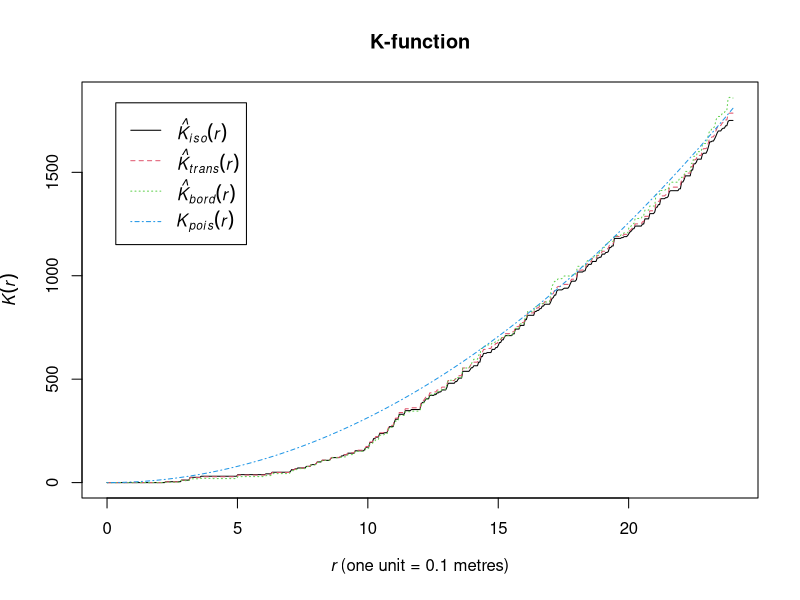
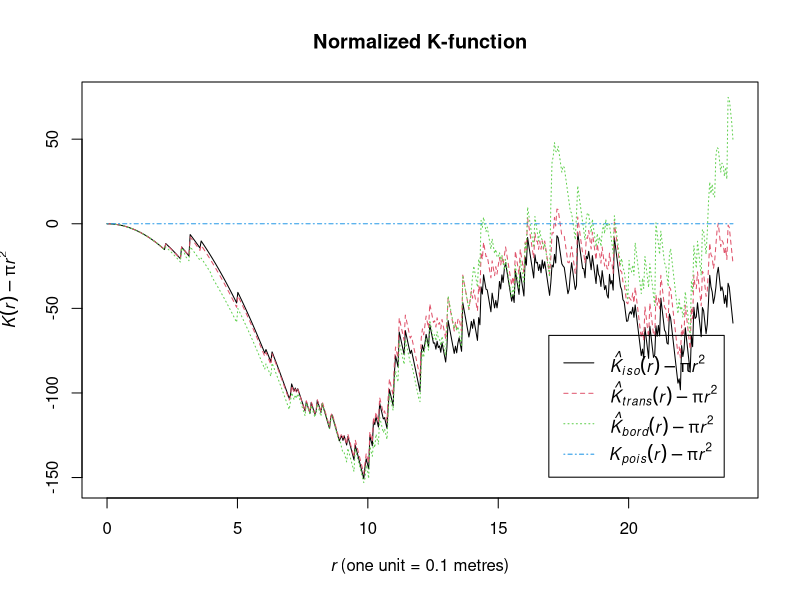
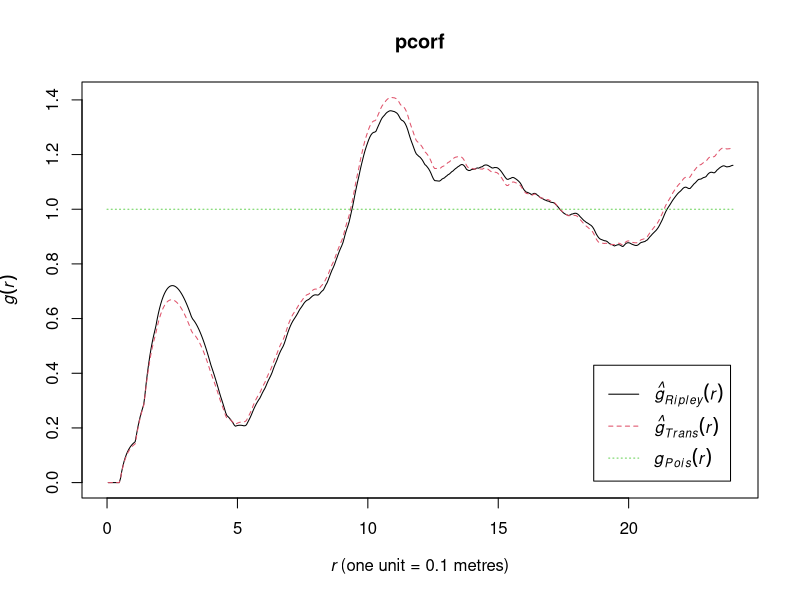
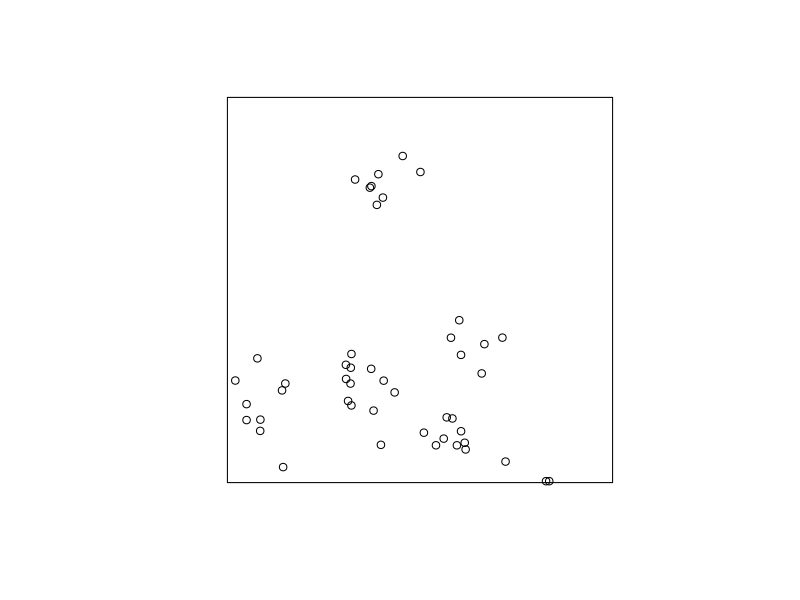
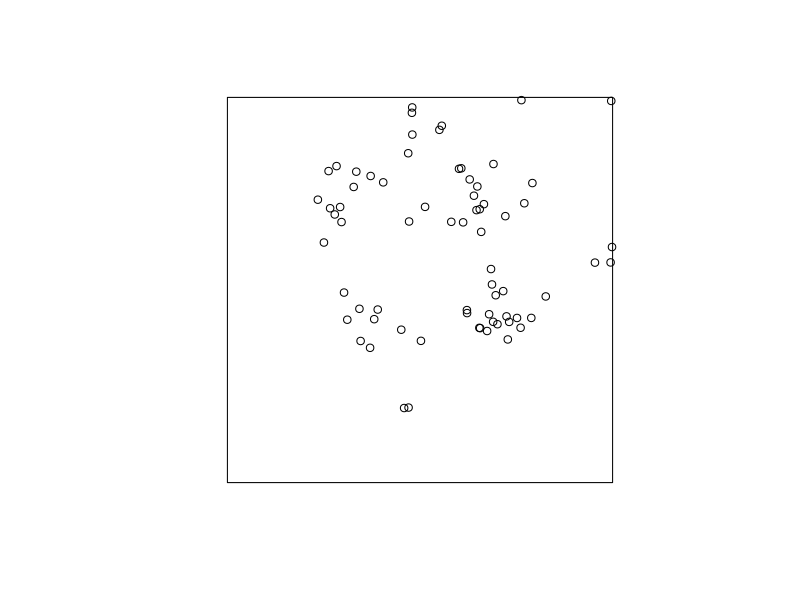
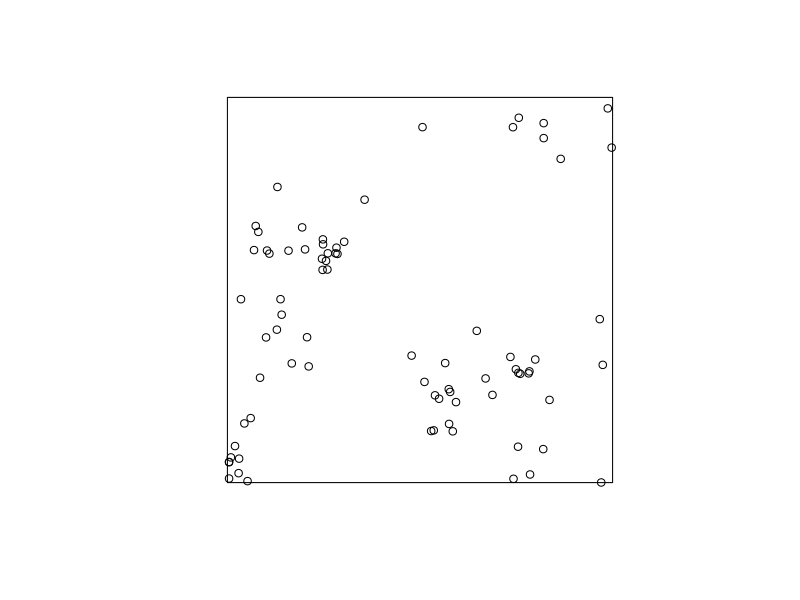
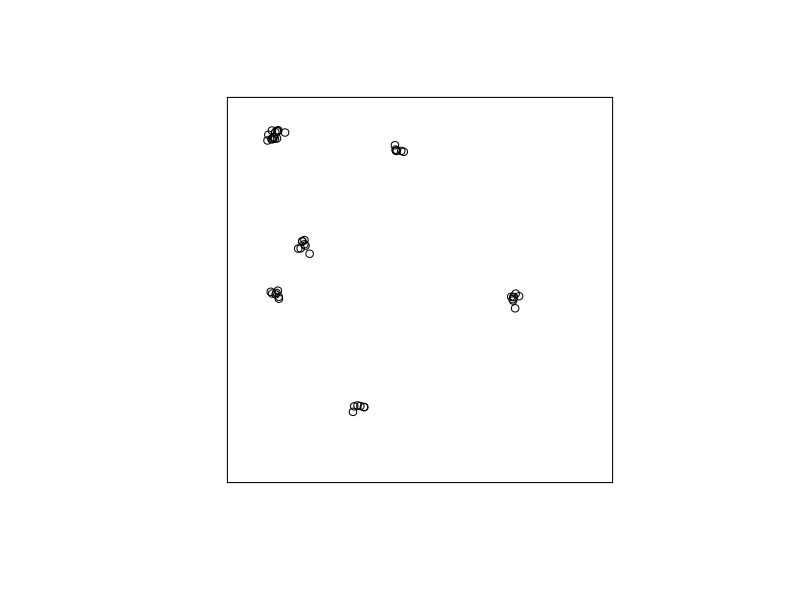
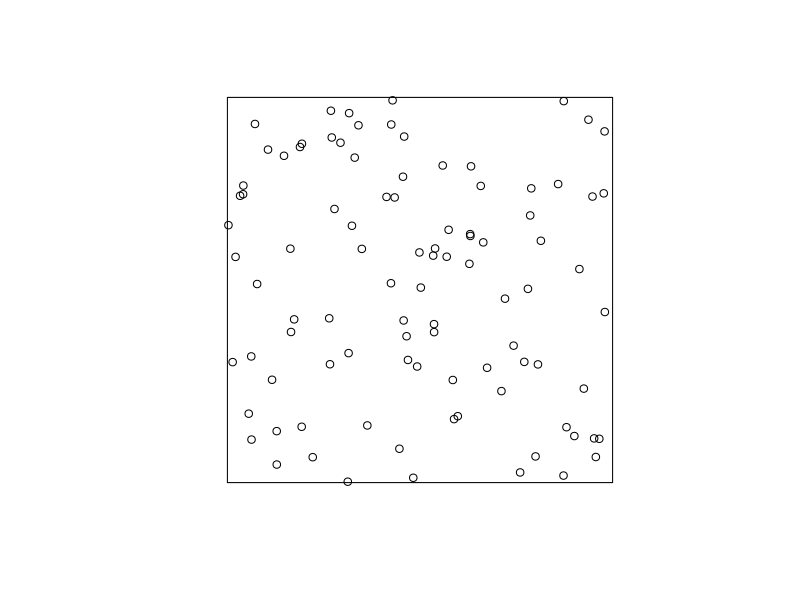

R code for these plots, in order: (Note: this script raises an error after producing the figures.)
## ---- chunk 1
# This option turns evaluation of R code off in this document. Remove it
# if you use it as a template for solving the lab exercise.
knitr::opts_chunk$set(eval = TRUE)
## ---- chunk 2
library(spatstat)
## ---- chunk 3
    K <- Kest(swedishpines)
## ---- chunk 4
    plot(K, main = "K-function")
## ---- chunk 5
    plot(K, . - pi*r^2 ~ r, main = "Normalized K-function",
         legendpos = "bottomright")
## ---- chunk 6
    pcorf <- pcf(swedishpines)
    plot(pcorf)
## ---- chunk 7
    replicate(3, plot(rThomas(10, 0.05, 8), main = ""))
## ---- chunk 8
    plot(rThomas(5, scale = 0.01, mu = 8), main = "")
## ---- chunk 9
    plot(rThomas(100, scale = 1, mu = 1), main = "")
## ---- chunk 10
    fit <- kppm(redwood ~ 1, clusters = "Thomas")
    fit
    plot(fit, main = "", pause = FALSE) 
## ---- chunk 11
    (p <- parameters(fit))
    rt2 <- rThomas(kappa = p$kappa, scale = p$scale, mu = p$mu)
    plot(rt2, main = "")
## ---- chunk 12
    plot(simulate(fit, drop = TRUE), main = "")
## ---- chunk 13
    kppm(redwood ~ 1, clusters="Thomas", startpar=c(kappa=10, scale=0.1))
    kppm(redwood ~ 1, clusters="Thomas", startpar=c(kappa=100, scale=0.01))
## ---- chunk 14
    kppm(redwood ~ 1, clusters="Thomas", startpar=c(kappa=0.1, scale=10))
## ---- chunk 15
    XX <- simulate(fit, nsim = 11)
    XX[[12]] <- redwood
    plot(XX, main = "", main.panel = "")
## ---- chunk 16
    pcffit <- pcfmodel(fit)
    plot(pcffit, xlim = c(0, 0.3), main = "pair correlation")
## ---- chunk 17
    plot(envelope(fit, Lest, nsim = 39, global = TRUE))
## ---- chunk 18
    mfit <- kppm(redwood ~ 1, clusters = "MatClust")
## ---- chunk 19
    vcov(mfit)
## ---- chunk 20
    vcov(ppm(redwood ~ 1))
## ---- chunk 21
    plot(Kest(swedishpines), abs(iso - theo) ~ r, main = "")
## ---- chunk 22
    discrep <- function(r) {
      return(abs(as.function(Kest(swedishpines))(r) - pi*r^2))
    }
    res <- optimise(discrep, interval = c(0.1, 20), maximum = TRUE)
    print(res)
    R <- res$maximum
## ---- chunk 23
    fit <- ppm(swedishpines ~ 1, Strauss(R))
## ---- chunk 24
    print(fit)
## ---- chunk 25
    plot(fitin(fit))
## ---- chunk 26
    plot(Kest(swedishpines), main = "")
## ---- chunk 27
    rvals <- seq(5, 12, by = 0.1)
## ---- chunk 28
    D <- data.frame(r = rvals)
## ---- chunk 29
    fitp <- profilepl(D, Strauss, swedishpines ~ 1)
## ---- chunk 30
    print(fitp)
    plot(fitp)
## ---- chunk 31
    (Ropt <- reach(as.ppm(fitp)))
## ---- chunk 32
    bestfit <- as.ppm(fitp)
## ---- chunk 33
fit.mpl <- ppm(swedishpines ~ 1, Strauss(R), method = "mpl")
fit.ho  <- ppm(swedishpines ~ 1, Strauss(R), method = "ho")
print(fit.ho)
print(fit.mpl)
## ---- chunk 34
fitp <- profilepl(D, Strauss, swedishpines ~ polynom(x,y,2))
## ---- chunk 35
fitp2 <- profilepl(D, Strauss, swedishpines ~ polynom(x,y,2))
print(fitp2)
(bestfit <- as.ppm(fitp2))
reach(bestfit)
